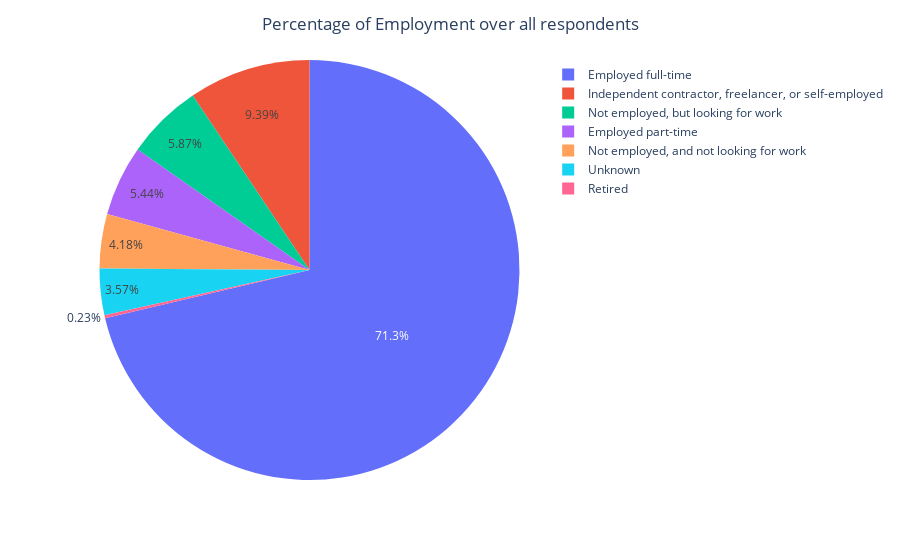

Notebook code cell kept with this figure:
### Code cell
"""
Which of the following best describes your current employment status? (if "not employed" or "No", then the person is not working for the company anymore)
"""
grouped_df = df.groupby(['Employment'], as_index=False, dropna=False)['Respondent'].count()
employment_pie = px.pie(grouped_df, values='Respondent', names='Employment')
employment_pie.update_layout(title_text='Percentage of Employment over all respondents', title_x=0.5)
employment_pie.show()

### Figure 1 — Plotly figure (JSON) as saved in the notebook; plotly's stock layout.template omitted (floating-point values rounded to 4 significant figures)
{"data": [{"domain": {"x": [0, 1], "y": [0, 1]}, "hovertemplate": "Employment=%{label}<br>Respondent=%{value}<extra></extra>", "labels": ["Employed full-time", "Employed part-time", "Independent contractor, freelancer, or self-employed", "Not employed, and not looking for work", "Not employed, but looking for work", "Retired", "Unknown"], "legendgroup": "", "name": "", "showlegend": true, "type": "pie", "values": [70495, 5380, 9282, 4132, 5805, 227, 3534]}], "layout": {"autosize": true, "legend": {"tracegroupgap": 0}, "margin": {"t": 60}, "title": {"text": "Percentage of Employment over all respondents", "x": 0.5}}}
